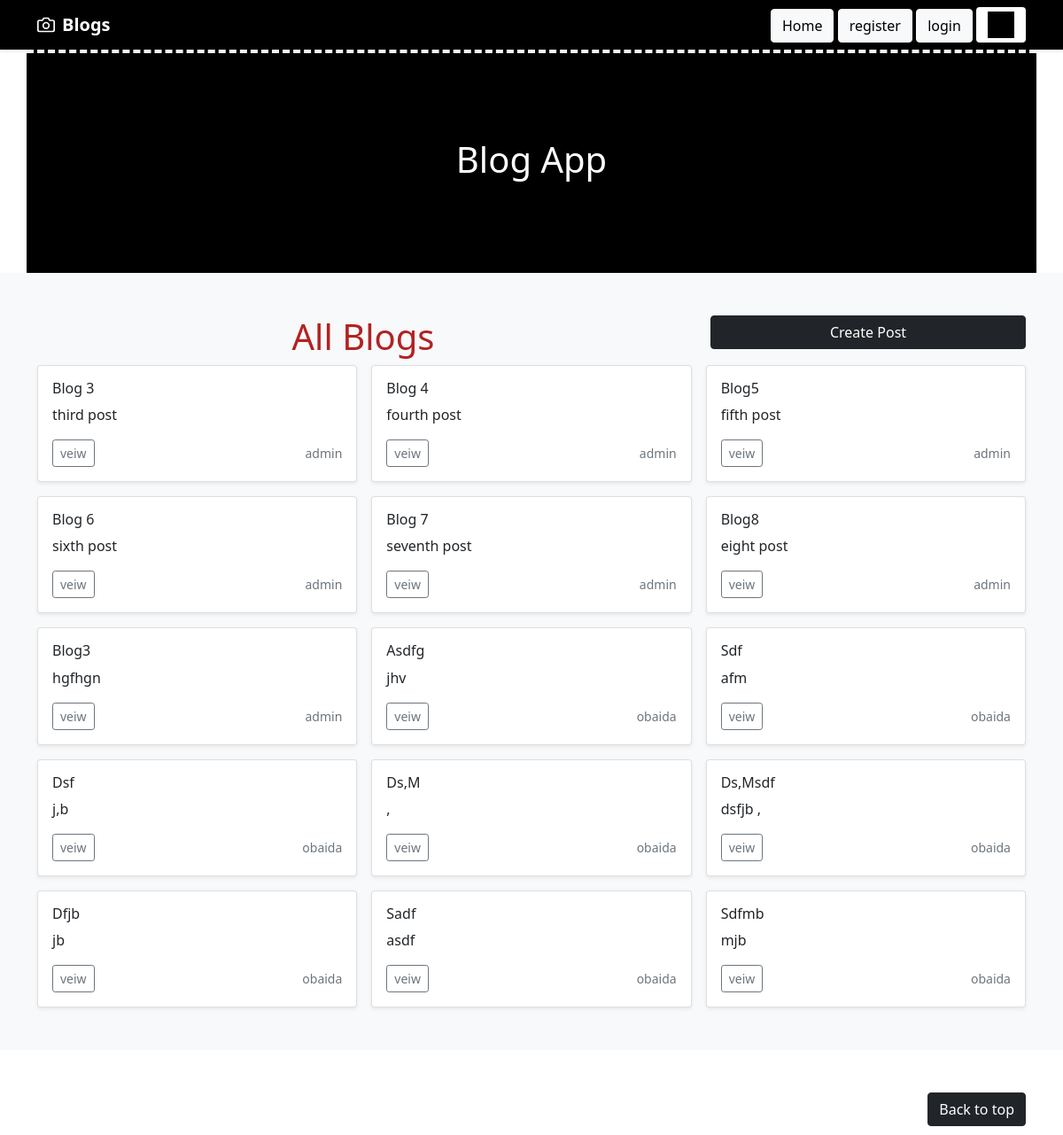
Before: / with the older database file.
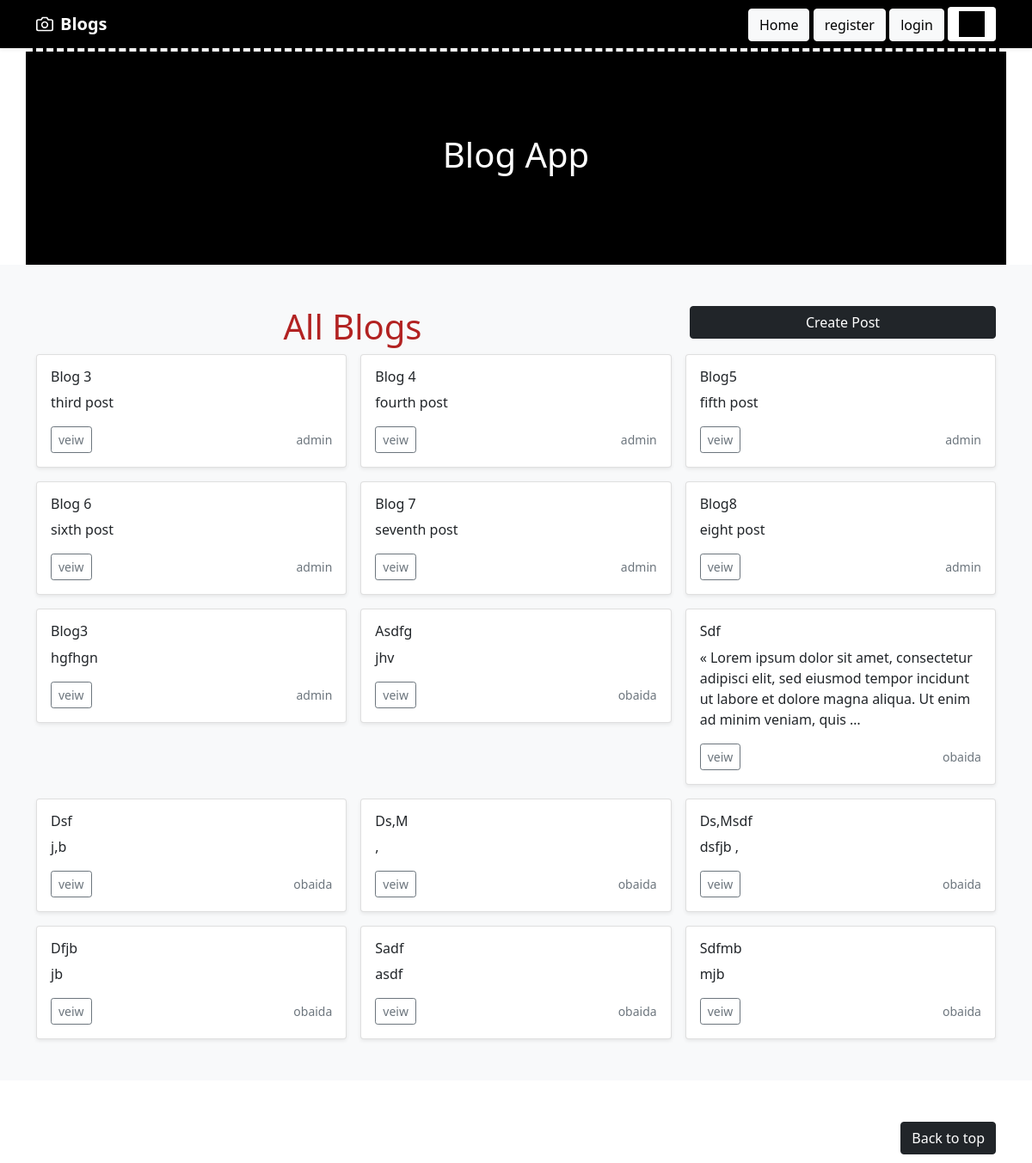
After: the same page with the newer database file.
### blog/models.py (models this page shows, shortened)
class Post(models.Model):
    author = models.ForeignKey(User, on_delete=models.CASCADE)
    title = models.CharField(max_length=255, unique=True)
    content = models.TextField()
    slug = models.SlugField(max_length=255)

### blog/views.py (the view)
# urls.py: path('', views.home, name='home'),
def home(request):
    posts = Post.objects.all()
    return render(request, 'home.html', {'posts':posts})

### templates/home.html (shortened to what this page needs)
{% extends 'base.html' %} {% block content %}
<div class="row">
    <div class="col-8 text-center">
        <h1>All Blogs</h1>
    </div>
    <div class="col-4">
        <a href="{% url 'blog:create_post' %}" class="btn btn-dark col-12">Create Post</a>
    </div>
</div>
<div class="row row-cols-1 row-cols-sm-2 row-cols-md-3 g-3">
    {% for post in posts %}
    <div class="col">
        <div class="card shadow-sm">
            <div class="card-body">
                <h6>{{post.title|title}}</h6>
                <p class="card-text">{{post.content|truncatechars:150}}</p>
                <div class="d-flex justify-content-between align-items-center">
                    <div class="btn-group">
                        <a href="{% url 'blog:detail_post' post.slug %}" class="btn btn-sm btn-outline-secondary">veiw</a>
                    </div>
                    <small class="text-muted">{{post.author}}</small>
                </div>
            </div>
        </div>
    </div>
    {% endfor %}
</div>
{% endblock %}

### templates/base.html (shortened to what this page needs)
{% load static %}
<!doctype html>
<html lang="en">
<head>
    <link href="https://cdn.jsdelivr.net/npm/bootstrap@5.1.1/dist/css/bootstrap.min.css" rel="stylesheet">
    <link rel="stylesheet" href="{% static 'css/styles.css' %}">
</head>
<body>
    <header>
        <div class="navbar b shadow-sm">
            <div class="container ">
                <a href="{% url 'blog:home' %}" class="s navbar-brand d-flex align-items-center">
                    <strong>Blogs</strong>
                </a>
                <div class="">
                    <a href="{% url 'blog:home' %}" class="btn btn-light">Home</a> {% if request.user.is_authenticated %}
                    <a href="{% url 'users:logout' %}" class="btn btn-light">logout</a>
                    <a href="{% url 'users:profile' request.user.pk %}" class="btn btn-light">Profile</a> {% else %}
                    <a href="{% url 'users:register' %}" class="btn btn-light">register</a>
                    <a href="{% url 'users:login' %}" class="btn btn-light">login</a> {% endif %}
                    <button class="navbar-toggler d" type="button" data-bs-toggle="collapse" data-bs-target="#navbarHeader" aria-controls="navbarHeader" aria-expanded="false" aria-label="Toggle navigation">
                        <span class="navbar-toggler-icon dd"></span>
                    </button>
                </div>
            </div>
        </div>
    </header>
    <main>
        <section id="section" class="py-5 text-center container b">
            <div class="row py-lg-5">
                <div class="col-lg-6 col-md-8 mx-auto">
                    <h1 class="fw-light">Blog App</h1>
                </div>
            </div>
        </section>
        <div class="album py-5 bg-light">
            <div class="container">
                {% block content %} {% endblock %}
            </div>
        </div>
    </main>
    <footer class="text-muted py-5">
        <div class="container">
            <p class="float-end mb-1">
                <a href="#" class="btn btn-dark">Back to top</a>
            </p>
        </div>
    </footer>
</body>
</html>

### static/css/styles.css (style rules this page uses)
.s { text-decoration: none; color: #fff; }
.d { background-color: #fff; }
.dd { background-color: #000; }
h1 { color: firebrick }
.b { background-color: #000 }
#section { border-top: #fff 4px dashed; }
#section h1, #section p { color: #fff; }

Changed rows visible on the page:
changed Post "Sdf": content "afm" → "« Lorem ipsum dolor sit amet, consectetur adipisci elit, sed eiusmod tempor incidunt ut labore et dolore magna aliqua. Ut enim ad minim veniam, quis …"
